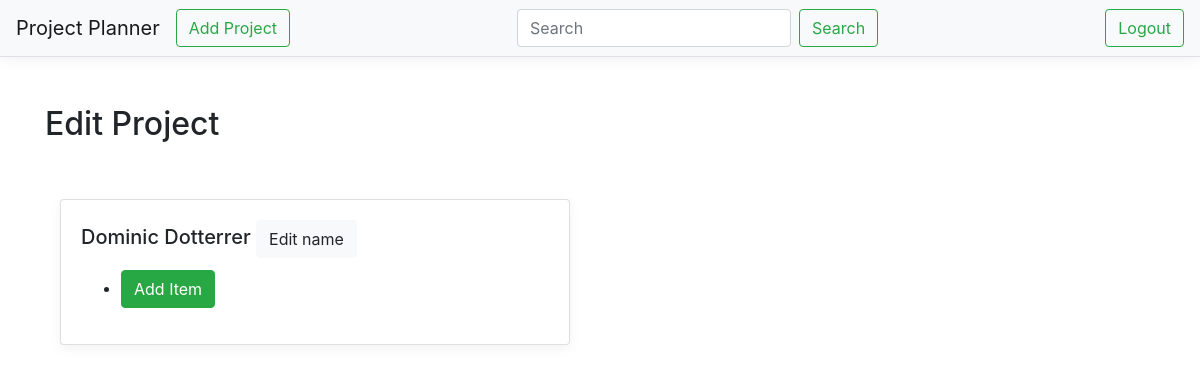
Before: /project/3/edit/ (signed in) with the older database file.
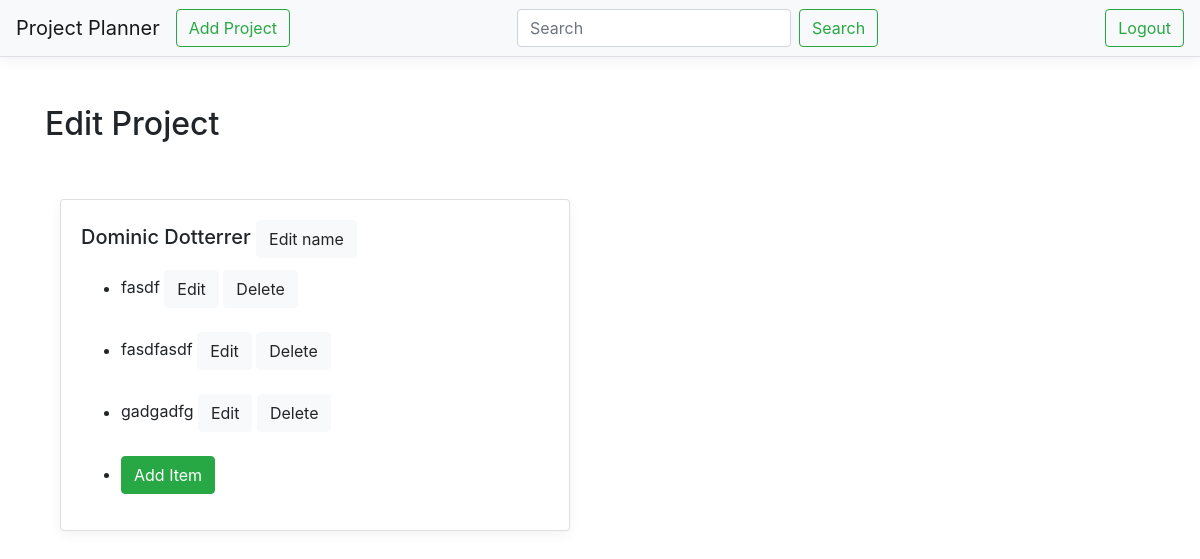
After: the same page with the newer database file.
### n_database_setup.py (models this page shows, shortened)
class Item(Base):
    __tablename__ = 'item'
    id = Column(Integer, primary_key=True)
    name = Column(String(80), nullable=False)
    description = Column(String(250))
    project_id = Column(Integer, ForeignKey('project.id'))
    project = relationship(Project)

### n_final.py (the view)
@app.route('/project/<int:project_id>/edit/', methods=['GET', 'POST'])
def editProject(project_id):
    if 'username' not in login_session:
        return redirect('/')
    editedProject = session.query(
        Project).filter_by(id=project_id).one()
    if request.method == 'POST':
        if request.form['name']:
            editedProject.name = request.form['name']
            return redirect(url_for('index'))
    else:
        return render_template(
            'editProject.html', project=editedProject)

### templates/editProject.html
{% extends "main.html" %} {% block content %}
<h2> Edit Project </h2>
<br>
<br>
<div class="card-deck mb-12">
    <div class="col-sm-6">
        <div class="card box-shadow">
            <div class="card-body">
                <h5 class="card-title">{{project.name}}
                    <a href="/project/{{project.id}}/edit-name/" class="btn btn-light">Edit name</a>
                </h5>
                <ul>
                    {% for i in project.items %}
                    <li class="card-text mb-4">{{i.name}}
                        <a href="/project/{{project.id}}/items/{{i.id}}/edit/" class="btn btn-light">Edit</a>
                        <a href="/project/{{project.id}}/items/{{i.id}}/delete/" class="btn btn-light">Delete</a>
                    </li>
                    {% endfor %}
                    <li class="card-text">
                        <a href="/project/{{project.id}}/items/new/" class="btn btn-success">Add Item</a>
                    </li>
                </ul>
            </div>
        </div>
    </div>
    {% endblock %}

Changed rows visible on the page:
added Item: name "fasdf"
added Item: name "fasdfasdf"
added Item: name "gadgadfg"
